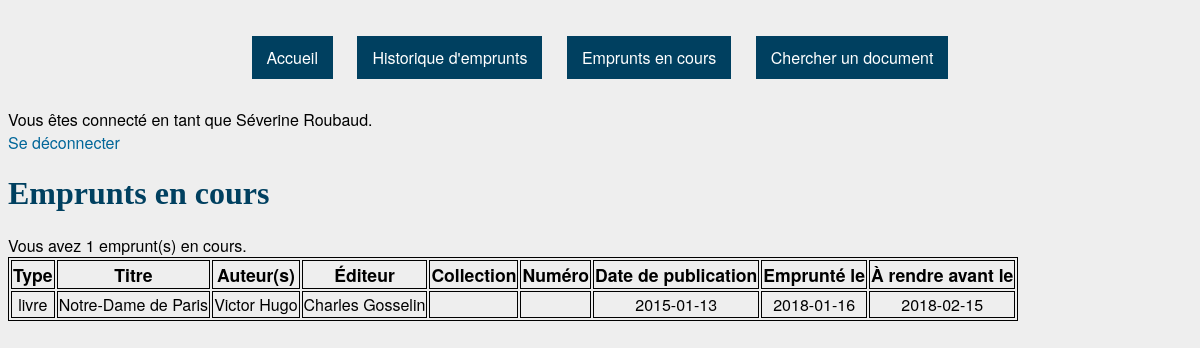
The page /emprunts.php (signed in) on the database its author committed.
### tables this page shows
CREATE TABLE `Emprunts` (
  `ID` int(11) NOT NULL,
  `abonné` int(11) NOT NULL,
  `document` int(11) NOT NULL,
  `date_emprunt` date NOT NULL,
  `date_retour_prevue` date NOT NULL
);

CREATE TABLE `Documents` (
  `ID` int(11) NOT NULL,
  `titre` varchar(50) NOT NULL,
  `type` set('livre','BD','revue','CD','DVD') NOT NULL,
  `éditeur` varchar(20) DEFAULT NULL,
  `collection` varchar(20) DEFAULT NULL,
  `numéro` int(11) DEFAULT NULL,
  `date_publication` date NOT NULL,
  `disponible` tinyint(1) NOT NULL DEFAULT '1'
);

CREATE TABLE `Auteurs` (
  `ID` int(11) NOT NULL,
  `nom` varchar(20) NOT NULL
);

### session.php (called while the page is built, shortened)
<?php
	$db = mysqli_connect("localhost", $_SESSION['pseudo'], $_SESSION['mdp'], "bibli");
	if ($_SESSION['demo']) {
		if ($_SESSION['is_admin']) {
			$query = mysqli_query($db, "SELECT * FROM Admins");
		}
		else {
			$query = mysqli_query($db, "SELECT * FROM Abonnés");
		}
		$row = mysqli_fetch_assoc($query);
		$user_id = $row['ID'];
		$nom = "(compte choisi arbitrairement : ".$row['prénom']." ".$row['nom'].")";
		$prenom = "testeur";
		$pseudo = $row['pseudo'];
	}
	else {
		$verif = $_SESSION['pseudo'];
		if ($_SESSION['is_admin']) {
			$query = mysqli_query($db, "SELECT * FROM Admins WHERE pseudo = '$verif'");
		}
		else {
			$query = mysqli_query($db, "SELECT * FROM Abonnés WHERE pseudo = '$verif'");
		}
		$row = mysqli_fetch_assoc($query);
		$user_id = $row['ID'];
		$nom = $row['nom'];
		$prenom = $row['prénom'];
	}
?>

### emprunts.php (the view, shortened to what this page needs)
<?php
	include('session.php');
?>
<!DOCTYPE html>
<html>
	<head>
		<link href="style.css" rel="stylesheet" type="text/css">
	</head>
	<body>
		<?php
			include('header.php');
		?>
		<h1>Emprunts en cours</h1>
		<?php
			$result = mysqli_query($db, "SELECT document, date_emprunt, date_retour_prevue FROM Emprunts WHERE abonné = '$user_id' ORDER BY date_emprunt");
			$row_cpt = mysqli_num_rows($result);
			if ($row_cpt == 0) {
				echo "<div>Vous n'avez aucun emprunt en cours.</div>";
			}
			else {
				echo '<div>Vous avez ' . $row_cpt . ' emprunt(s) en cours.</div>';
				echo '<table><tr id="header"><td>Type</td><td>Titre</td><td>Auteur(s)</td><td>Éditeur</td><td>Collection</td><td>Numéro</td><td>Date de publication</td><td>Emprunté le</td><td>À rendre avant le</td></tr>';
				while ($row = mysqli_fetch_row($result)) {
					$doc_id = $row[0];
					$result_doc = mysqli_query($db, "SELECT * FROM Documents WHERE ID = '$doc_id'");
					$doc = mysqli_fetch_row($result_doc);
					$result_auteurs = mysqli_query($db, "SELECT nom FROM CrééPar, Auteurs WHERE document = '$doc_id' AND auteur = ID");
					$first_auteur = True;
					$auteurs = "";
					while ($auteur = mysqli_fetch_row($result_auteurs)) {
						if ($first_auteur) {
							$auteurs = $auteur[0];
							$first_auteur = False;
						}
						else {
							$auteurs = $auteurs . ", " . $auteur[0];
						}
					}
					echo '<tr><td>' . $doc[2] . '</td><td>' . $doc[1] . '</td><td>' . $auteurs . '</td><td>' . $doc[3]
						. '</td><td>' . $doc[4] . '</td><td>' . $doc[5] . '</td><td>' . $doc[6]
						. '</td><td>' . $row[1] . '</td><td>' . $row[2] . '</td></tr>';
				}
				echo '</table>';
			}
		?>
	</body>
</html>

### header.php
<div class="menu">
	<a href=home.php>Accueil</a>
	<a href=historique.php>Historique d'emprunts</a>
	<a href=emprunts.php>Emprunts en cours</a>
	<a href=recherche.php>Chercher un document</a>
</div>
<div>Vous êtes connecté en tant que <?php echo $prenom . " " . $nom; ?>.</div>
<div><a href="logout.php">Se déconnecter</a></div>

### style.css (style rules this page uses)
body { background-color: #eeeeee; font-family: "HelveticaNeue-Light", "Helvetica Neue Light", "Helvetica Neue", Helvetica, Arial, "Lucida Grande", sans-serif; font-weight: 500; }
h1, h2, h3, h4, h5, h6 { font-family: Georgia, serif; color: #004060; }
a, a:visited { color: #006699; text-decoration: none; }
table, td { text-align: center; border: 1px solid black; }
#header { font-size: 1.1em; font-weight: bold; }
.menu { text-align: center; top: 0; width:100%; }
.menu a { background: #004060; color: #FFF; padding: 10px 15px; margin: 10px 10px 10px 10px; line-height: 100px; }

### rows shown on the page
abonnés: prénom "Séverine", nom "Roubaud"
emprunts: documents.type "livre", documents.titre "Notre-Dame de Paris", auteurs.nom "Victor Hugo", documents.éditeur "Charles Gosselin", documents.date_publication "2015-01-13", date_emprunt "2018-01-16", date_retour_prevue "2018-02-15"

### other values the page prints
$row_cpt "1"
